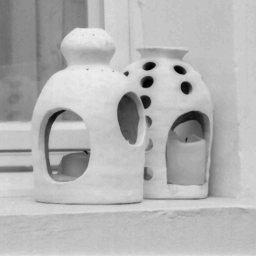
%> input picture maths/Traitement image/photophore.tif, 256 x 256 px
$ octave tp2.m   (GNU Octave 9; MATLAB toolbox functions it lacks are replaced by stand-ins)
%> lines starting %> are read from the running program, lines starting %| are printed output that depends on the picture
clear all;
close all;
clear all function

% TP 2
%% 1/ sinus

[x,y] = meshgrid(1:256,1:256);
A = 10;
B = 5;
I = sin(2*pi*(A*x/256 + B*y/256))+1;
figure('Name','TF image sinusoidale','NumberTitle','off')
subplot(2,1,1);
imshow(I)
title('A= 10 B= 5')
I = sin(2*pi*(20*x/256 + 1*y/256))+1;
subplot(2,1,2);
imshow(I)
title('A= 20 B= 1')
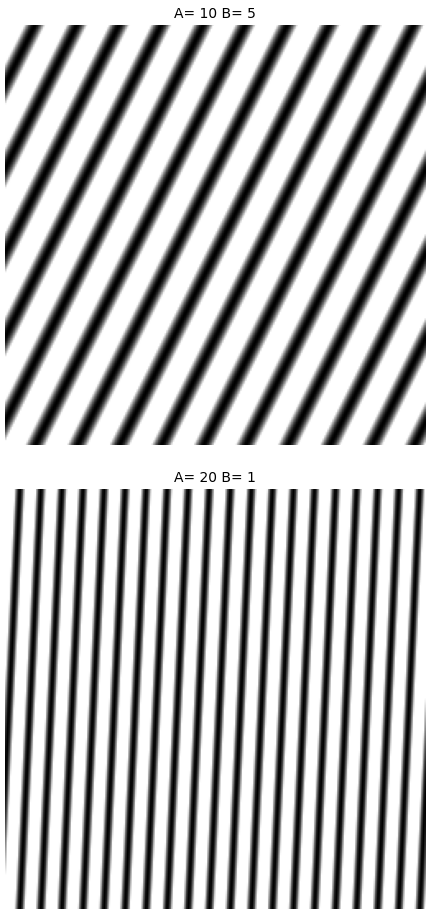
%> figure redrawn from the program's plot data, 2 panels

%% FFT

FI = fft2(I);
M_FI = abs(FI);
M_FI = fftshift(M_FI);

figure('Name','FFT','NumberTitle','off')
%subplot(2,1,1);
imshow(M_FI)
title('FFT')
% Plus A est élevé plus le point est loin
% Varié B reviens à varier la direction

%% 2/ Linéarité de FFT

I1 = sin(2*pi*(2*x/256 + 20*y/256))+1;
I2 = sin(2*pi*(20*x/256 + 2*y/256))+1;
I3 = sin(2*pi*(10*x/256 + 10*y/256))+1;
I4 = sin(2*pi*(50*x/256 + 30*y/256))+1;
I5 = sin(2*pi*(30*x/256 + 1*y/256))+1;
I = I1+I2+I3+I4+I5;

FI = fft2(I);
M_FI = abs(FI);
M_FI = fftshift(M_FI);

figure('Name','FFT 2','NumberTitle','off')
%subplot(2,1,1);
imshow(M_FI)
title('FFT')


%% 2/ Filtrage

figure('Name','Filtrage','NumberTitle','off')
I = sin(2*pi*(50*x/256 + 10*y/256))+1;
im = imread('photophore.tif');
%> im is the input picture: size 256x256 uint8; min 0, max 235, mean 180.1
imf = double(im);
image((imf+I)/4)
colormap(gray);
title('Image de base + sinus')
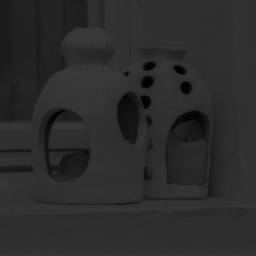
%> displayed picture: size 256x256x3, on the screen's scale of 0 to 255; min 0, max 58, mean 43.6
figure('Name','FFT','NumberTitle','off')
FI = fft2(I+im);
M_FI = abs(FI);
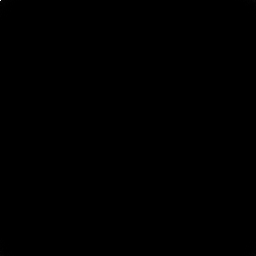
%> M_FI: size 256x256 double; min 3.16, max 11867832, mean 2437.1; drawn with min black and max white
M_FI = fftshift(M_FI);
image(M_FI)
colormap(gray);
title('Image de la transformée de Fourier de im + I')

figure('Name','FINAL','NumberTitle','off')
FI = fft2(im+I);
FI(247,207) = 0;
FI(11,51) = 0;
FI = fftshift(FI);
im2 = ifft2(FI);
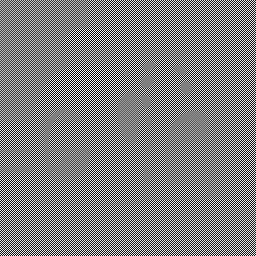
%> im2: size 256x256 double; min -236.6, max 236.6, mean 0; drawn with min black and max white
image((abs(im2))/4)
colormap(gray);
title('FI(247,207) = 0 FI(11,51) = 0 ')
